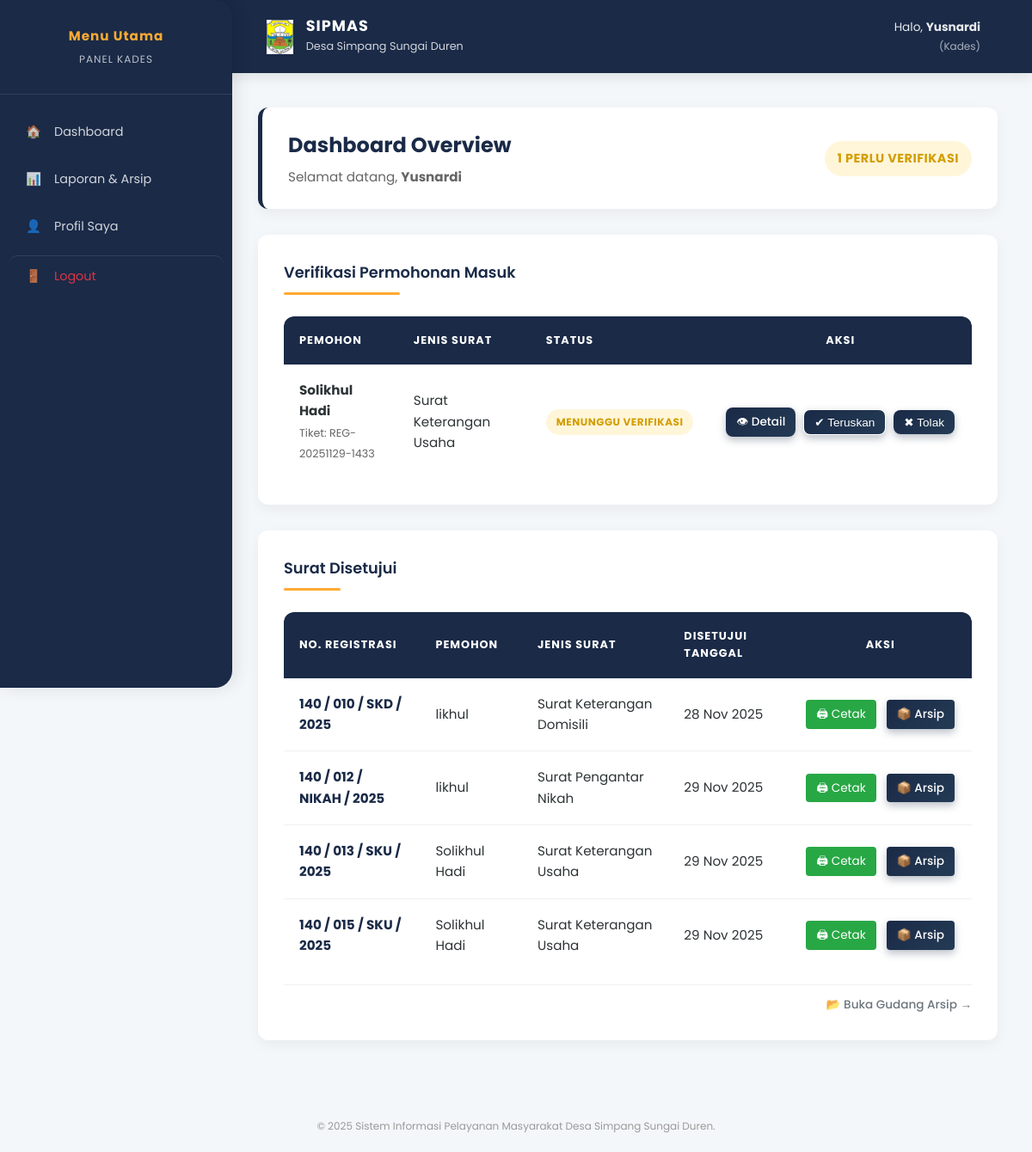
Page /index.php?page=dashboard_admin (signed in) on the committed database.
### tables this page shows
CREATE TABLE `permohonan` (
  `id` int(11) NOT NULL,
  `user_id` int(11) NOT NULL,
  `layanan_id` int(11) NOT NULL,
  `nomor_tiket` varchar(50) NOT NULL,
  `data_pengaju` text DEFAULT NULL,
  `status` enum('pending','verifikasi_admin','menunggu_kades','disetujui','ditolak','selesai') DEFAULT 'pending',
  `diverifikasi_oleh_admin_id` int(11) DEFAULT NULL,
  `disetujui_oleh_kades_id` int(11) DEFAULT NULL,
  `ditolak_oleh_admin_id` int(11) DEFAULT NULL,
  `keterangan_status` text DEFAULT NULL,
  `status_arsip` tinyint(1) DEFAULT 0,
  `created_at` timestamp NOT NULL DEFAULT current_timestamp(),
  `updated_at` timestamp NOT NULL DEFAULT current_timestamp() ON UPDATE current_timestamp()
);

CREATE TABLE `users` (
  `id` int(11) NOT NULL,
  `role` enum('admin','kades','masyarakat') NOT NULL,
  `nik` char(16) DEFAULT NULL,
  `nama_lengkap` varchar(150) NOT NULL,
  `tempat_lahir` varchar(50) DEFAULT NULL,
  `tanggal_lahir` date DEFAULT NULL,
  `jenis_kelamin` enum('Laki-laki','Perempuan') DEFAULT NULL,
  `agama` varchar(20) DEFAULT NULL,
  `status_perkawinan` enum('Belum Kawin','Kawin','Cerai Hidup','Cerai Mati') DEFAULT NULL,
  `pekerjaan` varchar(50) DEFAULT NULL,
  `email` varchar(100) NOT NULL,
  `password` varchar(255) NOT NULL,
  `no_hp` varchar(20) DEFAULT NULL,
  `alamat` text DEFAULT NULL,
  `jabatan` varchar(100) DEFAULT NULL,
  `status_kependudukan` enum('Tetap','Pindah','Meninggal') DEFAULT 'Tetap',
  `status_akun` tinyint(1) DEFAULT 1,
  `created_at` timestamp NOT NULL DEFAULT current_timestamp(),
  `updated_at` timestamp NOT NULL DEFAULT current_timestamp() ON UPDATE current_timestamp()
);

CREATE TABLE `jenis_layanan` (
  `id` int(11) NOT NULL,
  `nama_layanan` varchar(100) NOT NULL,
  `kode_surat` varchar(20) NOT NULL,
  `syarat_dokumen` text DEFAULT NULL,
  `is_active` tinyint(1) DEFAULT 1
);

CREATE TABLE `surat_digital` (
  `id` int(11) NOT NULL,
  `permohonan_id` int(11) NOT NULL,
  `nomor_surat_resmi` varchar(100) NOT NULL,
  `isi_surat` text NOT NULL,
  `tanggal_dibuat` timestamp NOT NULL DEFAULT current_timestamp()
);

### controllers/PermohonanController.php (called while the page is built, shortened)
<?php
class PermohonanController {
    private $conn;
    public function __construct($db) {
        $this->conn = $db;
    }
    public function getPermohonanByStatus($status) {
        $query = "SELECT p.*, u.nama_lengkap as nama_pemohon, l.nama_layanan, sd.nomor_surat_resmi
                  FROM permohonan p
                  JOIN users u ON p.user_id = u.id
                  JOIN jenis_layanan l ON p.layanan_id = l.id
                  LEFT JOIN surat_digital sd ON sd.permohonan_id = p.id
                  WHERE p.status = ? AND (p.status_arsip = 0 OR p.status_arsip IS NULL)
                  ORDER BY p.created_at ASC";
        $stmt = $this->conn->prepare($query);
        $stmt->execute([$status]);
        return $stmt->fetchAll();
    }
}
?>

### views/admin/dashboard.php (the view, shortened to what this page needs)
<section>
    <div class="content-header">
        <div>
            <h2 style="margin: 0; color: var(--primary);">Dashboard Overview</h2>
            <p style="margin: 5px 0 0; color: #666;">Selamat datang, <strong><?= htmlspecialchars($_SESSION['nama']) ?></strong></p>
        </div>
        <div style="text-align: right;">
            <span class="badge badge-warning" style="font-size: 0.9rem; padding: 10px 15px;">
                <?= count($permohonanMasuk) ?> Perlu Verifikasi
            </span>
        </div>
    </div>
    <div class="card">
        <h3>Verifikasi Permohonan Masuk</h3>
        <div class="table-responsive">
            <table>
                <thead>
                    <tr>
                        <th>Pemohon</th> <th>Jenis Surat</th> <th>Status</th> <th style="text-align: center;">Aksi</th>
                    </tr>
                </thead>
                <tbody>
                    <?php if (empty($permohonanMasuk)): ?>
                        <tr><td colspan="4" style="text-align:center; padding: 30px; color: #888;">Tidak ada permohonan baru.</td></tr>
                    <?php else: ?>
                        <?php foreach ($permohonanMasuk as $p): ?>
                            <tr>
                                <td>
                                    <strong><?= htmlspecialchars($p->nama_pemohon) ?></strong><br>
                                    <small style="color:#666;">Tiket: <?= $p->nomor_tiket ?></small>
                                </td>
                                <td><?= htmlspecialchars($p->nama_layanan) ?></td>
                                <td><span class="badge badge-warning">Menunggu Verifikasi</span></td>
                                <td style="text-align: center;">
                                    <div style="display: flex; gap: 5px; justify-content: center; align-items: center;">
                                        <a href="index.php?page=detail_permohonan&id=<?= $p->id ?>" class="btn-primary" style="padding: 6px 12px; font-size: 0.85rem;">👁 Detail</a>
                                        <form action="index.php?action=verifikasi_admin" method="POST" style="margin:0;">
                                            <button type="submit" class="btn-warning" style="padding: 6px 12px; font-size: 0.85rem; border: 1px solid;">✔ Teruskan</button>
                                        </form>
                                        <button type="button" onclick="bukaModalTolak(<?= $p->id ?>)" class="btn-danger" style="padding: 6px 12px; font-size: 0.85rem;">✖ Tolak</button>
                                    </div>
                                </td>
                            </tr>
                        <?php endforeach; ?>
                    <?php endif; ?>
                </tbody>
            </table>
        </div>
    </div>
    <div class="card" style="margin-top: 30px;">
        <h3>Surat Disetujui</h3>
        <div class="table-responsive">
            <table>
                <thead>
                    <tr>
                        <th>No. Registrasi</th> <th>Pemohon</th> <th>Jenis Surat</th> <th>Disetujui Tanggal</th> <th style="text-align: center;">Aksi</th>
                    </tr>
                </thead>
                <tbody>
                    <?php if (empty($permohonanSiapCetak)): ?>
                        <tr>
                            <td colspan="5" style="text-align: center; padding: 40px; color: #888;">
                                <div style="font-size: 2rem; margin-bottom: 10px;">📭</div>
                                <h4 style="margin: 0; color: #555;">Belum ada data</h4>
                                <p style="font-size: 0.9rem; margin:0;">Saat ini belum ada surat yang selesai diproses.</p>
                            </td>
                        </tr>
                    <?php else: ?>
                        <?php foreach ($permohonanSiapCetak as $pc): ?>
                            <tr>
                                <td>
                                    <strong style="color: var(--primary);">
                                        <?= $pc->nomor_surat_resmi ?? $pc->nomor_tiket ?>
                                    </strong>
                                </td>
                                <td><?= htmlspecialchars($pc->nama_pemohon) ?></td>
                                <td><?= htmlspecialchars($pc->nama_layanan) ?></td>
                                <td><?= date('d M Y', strtotime($pc->updated_at)) ?></td>
                                <td style="text-align: center;">
                                    <div style="display: flex; gap: 8px; justify-content: center; align-items: center;">
                                        <a href="index.php?page=cetak_surat&id=<?= $pc->id ?>" target="_blank"
                                           class="btn-success"
                                           style="padding: 6px 12px; border-radius: 4px; text-decoration: none; font-size: 0.85rem; color: white; display: inline-flex; align-items: center;">
                                            🖨 Cetak
                                        </a>
                                        <a href="#"
                                           onclick="showPopup('confirm', 'Arsipkan Surat?', 'Surat akan dipindahkan ke Gudang Arsip.', () => window.location.href='index.php?action=arsipkan_surat&id=<?= $pc->id ?>')"
                                           class="btn-primary"
                                           style="background: #6c757d; color: white; padding: 6px 12px; border-radius: 4px; text-decoration: none; font-size: 0.85rem; display: inline-flex; align-items: center;">
                                            📦 Arsip
                                        </a>
                                    </div>
                                </td>
                            </tr>
                        <?php endforeach; ?>
                    <?php endif; ?>
                </tbody>
            </table>
        </div>
        <div style="text-align: right; margin-top: 15px; border-top: 1px solid #f0f0f0; padding-top: 10px;">
            <a href="index.php?page=data_arsip" style="font-size: 0.85rem; color: #6c757d; text-decoration: none; font-weight: 500; display: inline-flex; align-items: center; gap: 5px;">
                📂 Buka Gudang Arsip &rarr;
            </a>
        </div>
    </div>
</section>

### assets/css/style.css (style rules this page uses)
:root { --primary: #1a2a47; --primary-gradient: linear-gradient(135deg, #1a2a47 0%, #243b55 100%); --accent: #ffaa33; --accent-gradient: linear-gradient(135deg, #ffaa33 0%, #e6952e 100%); --primary-color: #1a2a47; --accent-color: #ffaa33; --success-color: #28a745; --danger-color: #dc3545; --success: #28a745; --danger: #dc3545; --warning: #ffc107; --bg-body: #f4f7fa; --bg-glass: rgba(255, 255, 255, 0.95); --bg-card: #ffffff; --text-main: #2d3436; --text-muted: #636e72; --radius: 12px; --shadow-soft: 0 5px 15px rgba(0, 0, 0, 0.05); --shadow-float: 0 15px 35px rgba(26, 42, 71, 0.15); --transition: all 0.3s cubic-bezier(0.4, 0, 0.2, 1); }
* { box-sizing: border-box; }
body { font-family: 'Poppins', sans-serif; background-color: var(--bg-body); color: var(--text-main); margin: 0; padding: 0; font-size: 0.95rem; line-height: 1.6; }
.content-header { background: white; padding: 25px 30px; border-radius: var(--radius); box-shadow: var(--shadow-soft); margin-bottom: 30px; display: flex; justify-content: space-between; align-items: center; border-left: 5px solid var(--primary); }
.content-header h2 { margin: 0; color: var(--primary); font-size: 1.5rem; font-weight: 700; }
.card { background: var(--bg-card); border-radius: var(--radius); box-shadow: var(--shadow-soft); padding: 30px; margin-bottom: 30px; border: none; transition: var(--transition); position: relative; overflow: hidden; }
.card h3 { margin-top: 0; margin-bottom: 25px; color: var(--primary); font-weight: 600; position: relative; display: inline-block; }
.card h3::after { content: ''; display: block; width: 50%; height: 3px; background: var(--accent); margin-top: 8px; border-radius: 2px; }
.btn-primary, button { background: var(--primary) !important; background: var(--primary-gradient) !important; color: white !important; padding: 10px 22px; border-radius: 8px; border: none; cursor: pointer; font-size: 0.9rem; font-weight: 500; box-shadow: 0 4px 10px rgba(26, 42, 71, 0.3); text-decoration: none; display: inline-block; transition: var(--transition); }
.btn-warning { background-color: var(--accent); color: var(--primary); }
.btn-danger { background-color: var(--danger); color: white; }
.btn-success { background-color: var(--success); color: white; }
.table-responsive { overflow-x: auto; border-radius: var(--radius); }
table { width: 100%; border-collapse: separate; border-spacing: 0; background: white; }
table th { background-color: var(--primary); color: white; padding: 18px; text-transform: uppercase; font-size: 0.8rem; letter-spacing: 1px; text-align: left; }
table th:first-child { border-top-left-radius: 10px; }
table th:last-child { border-top-right-radius: 10px; }
table td { padding: 18px; border-bottom: 1px solid #f0f0f0; vertical-align: middle; }
table tr:last-child td { border-bottom: none; }
.badge { padding: 8px 15px; border-radius: 50px; font-size: 0.7rem; font-weight: 800; text-transform: uppercase; letter-spacing: 0.5px; display: inline-flex; align-items: center; justify-content: center; white-space: nowrap; vertical-align: middle; line-height: normal; }
.badge-warning { background: rgba(255, 193, 7, 0.15); color: #d39e00; }
.badge { padding: 6px 12px; border-radius: 30px; font-size: 0.75rem; font-weight: 700; text-transform: uppercase; }
td .btn-success, td .btn-primary, td .btn-danger, td .btn-warning { white-space: nowrap; margin: 0 2px; }
td div[style*="display: flex"] { flex-wrap: nowrap; }

### rows in the picture
permohonan: user.nama_lengkap "Solikhul Hadi", nomor_tiket "REG-20251129-1433", layanan.nama_layanan "Surat Keterangan Usaha"
permohonan: surat_digital.nomor_surat_resmi "140 / 010 / SKD / 2025", user.nama_lengkap "likhul", layanan.nama_layanan "Surat Keterangan Domisili", updated_at "28 Nov 2025"
permohonan: surat_digital.nomor_surat_resmi "140 / 012 / NIKAH / 2025", user.nama_lengkap "likhul", layanan.nama_layanan "Surat Pengantar Nikah", updated_at "29 Nov 2025"
permohonan: surat_digital.nomor_surat_resmi "140 / 013 / SKU / 2025", user.nama_lengkap "Solikhul Hadi", layanan.nama_layanan "Surat Keterangan Usaha", updated_at "29 Nov 2025"
permohonan: surat_digital.nomor_surat_resmi "140 / 015 / SKU / 2025", user.nama_lengkap "Solikhul Hadi", layanan.nama_layanan "Surat Keterangan Usaha", updated_at "29 Nov 2025"

### other values in the picture
$nama "Yusnardi"
$role "Kades"
$role "KADES"
$_SESSION['nama'] "Yusnardi"
count($permohonanMasuk) "1"
